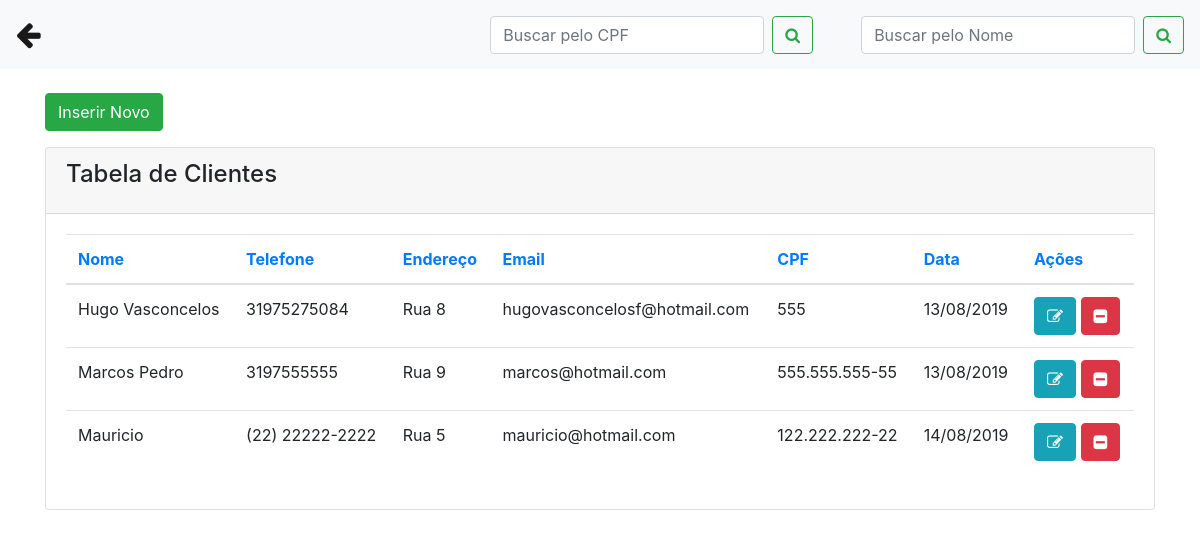
The page /clientes.php on the database its author committed.
### tables this page shows
CREATE TABLE `clientes` (
  `id` int(11) NOT NULL,
  `nome` varchar(20) NOT NULL,
  `telefone` varchar(15) NOT NULL,
  `endereco` varchar(25) NOT NULL,
  `email` varchar(40) NOT NULL,
  `cpf` varchar(20) NOT NULL,
  `data` date NOT NULL
);

### clientes.php (the view, shortened to what this page needs)
<?php
include('conexao.php');
?>
<!DOCTYPE html>
<html>
<head>
 <link rel="stylesheet" href="https://stackpath.bootstrapcdn.com/bootstrap/4.1.3/css/bootstrap.min.css">
<link rel="stylesheet" href="https://cdnjs.cloudflare.com/ajax/libs/font-awesome/4.7.0/css/font-awesome.min.css">
</head>
<body>
  <nav class="navbar navbar-expand-lg navbar-light bg-light">
  <a class="navbar-brand" href="painel_funcionario.php"><big><big><i class="fa fa-arrow-left"></i></big></big></a>
  <div class="collapse navbar-collapse" id="conteudoNavbarSuportado">
    <form class="form-inline my-2 my-lg-0 mr-5">
      <input name="txtpesquisarcpf" id="txtcpf" class="form-control mr-sm-2" type="search" placeholder="Buscar pelo CPF" aria-label="Pesquisar">
      <button name="buttonPesquisarCPF" class="btn btn-outline-success my-2 my-sm-0" type="submit"><i class="fa fa-search"></i></button>
    </form>
    <form class="form-inline my-2 my-lg-0">
      <input name="txtpesquisar" class="form-control mr-sm-2" type="search" placeholder="Buscar pelo Nome" aria-label="Pesquisar">
      <button name="buttonPesquisar" class="btn btn-outline-success my-2 my-sm-0" type="submit"><i class="fa fa-search"></i></button>
    </form>
  </div>
</nav>
<div class="container">
      <br>
         <div class="row">
           <div class="col-sm-12">
            <button type="button" class="btn btn-success mb-3" data-toggle="modal" data-target="#modalExemplo">Inserir Novo </button>
           </div>
        </div>
          <div class="content">
            <div class="row">
              <div class="col-md-12">
                <div class="card">
                  <div class="card-header">
                    <h4 class="card-title"> Tabela de Clientes</h4>
                  </div>
                  <div class="card-body">
                    <div class="table-responsive">
                      <?php
                        if(isset($_GET['buttonPesquisar']) and $_GET['txtpesquisar'] != ''){
                          $nome = $_GET['txtpesquisar'] . '%';
                           $query = "select * from clientes where nome LIKE '$nome'  order by nome asc";
                        }else if(isset($_GET['buttonPesquisarCPF']) and $_GET['txtpesquisarcpf'] != ''){
                          $nome = $_GET['txtpesquisarcpf'];
                           $query = "select * from clientes where cpf = '$nome'  order by nome asc";
                        }
                        else{
                         $query = "select * from clientes order by nome asc";
                        }
                        $result = mysqli_query($conexao, $query);
                        $row = mysqli_num_rows($result);
                        if($row == ''){
                            echo "<h3> Não existem dados cadastrados no banco </h3>";
                        }else{
                           ?>
                      <table class="table">
                        <thead class=" text-primary">
                          <th>
                            Nome
                          </th>
                          <th>
                            Telefone
                          </th>
                          <th>
                            Endereço
                          </th>
                           <th>
                            Email
                          </th>
                            <th>
                            CPF
                          </th>
                            <th>
                            Data
                          </th>
                            <th>
                            Ações
                          </th>
                        </thead>
                        <tbody>
                         <?php
                          while($res_1 = mysqli_fetch_array($result)){
                            $nome = $res_1["nome"];
                            $telefone = $res_1["telefone"];
                            $endereco = $res_1["endereco"];
                            $email = $res_1["email"];
                            $cpf = $res_1["cpf"];
                            $data = $res_1["data"];
                            $id = $res_1["id"];
                            $data2 = implode('/', array_reverse(explode('-', $data)));
                            ?>
                            <tr>
                             <td><?php echo $nome; ?></td>
                             <td><?php echo $telefone; ?></td>
                             <td><?php echo $endereco; ?></td>
                             <td><?php echo $email; ?></td>
                             <td><?php echo $cpf; ?></td>
                             <td><?php echo $data2; ?></td>
                             <td>
                             <a class="btn btn-info" href="clientes.php?func=edita&id=<?php echo $id; ?>"><i class="fa fa-pencil-square-o"></i></a>
                             <a class="btn btn-danger" href="clientes.php?func=deleta&id=<?php echo $id; ?>"><i class="fa fa-minus-square"></i></a>
                             </td>
                            </tr>
                            <?php
                              }
                            ?>
                        </tbody>
                      </table>
                          <?php
                              }
                            ?>
                    </div>
                  </div>
                </div>
              </div>
</div>
</body>
</html>

### rows shown on the page
clientes: nome "Hugo Vasconcelos", telefone "31975275084", endereco "Rua 8", email "hugovasconcelosf@hotmail.com", cpf "555", data "13/08/2019"
clientes: nome "Marcos Pedro", telefone "3197555555", endereco "Rua 9", email "marcos@hotmail.com", cpf "555.555.555-55", data "13/08/2019"
clientes: nome "Mauricio", telefone "(22) 22222-2222", endereco "Rua 5", email "mauricio@hotmail.com", cpf "122.222.222-22", data "14/08/2019"
